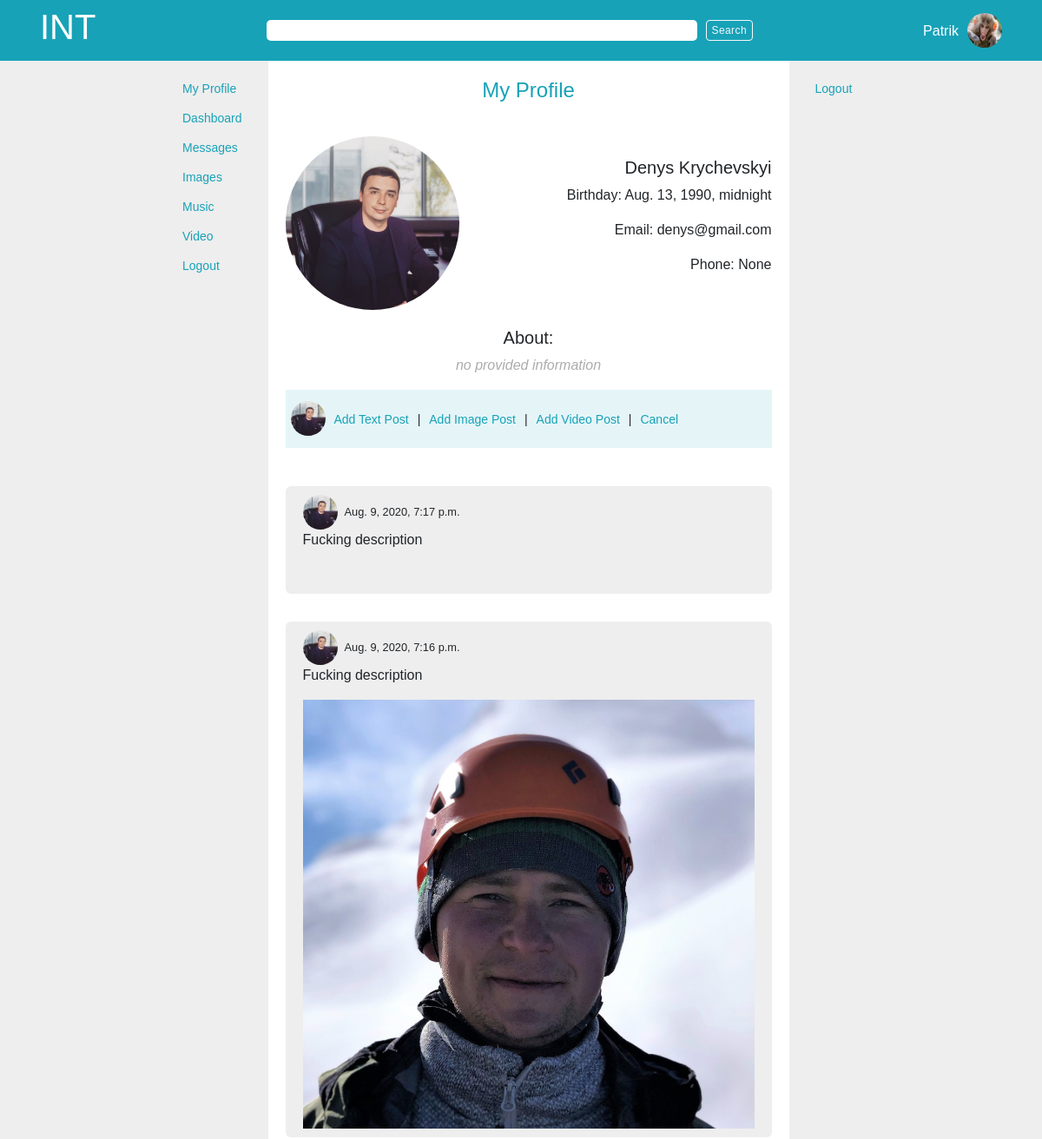
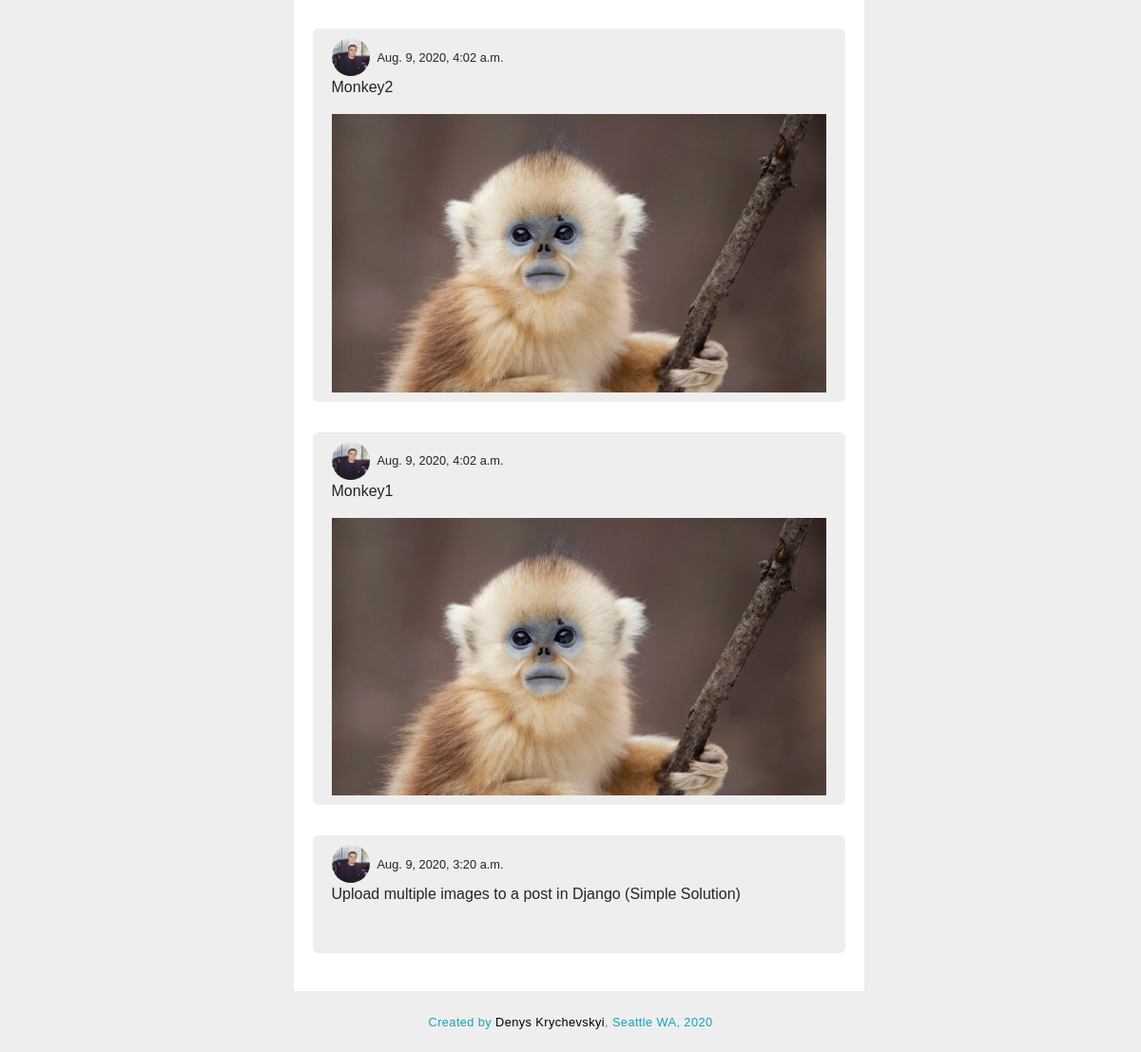
The app's page /user/4/profile (signed in) with its own data (2 pictures, top to bottom).
### app_one/models.py (models this page shows, shortened)
class User(models.Model):
    first_name = models.CharField(max_length = 255)
    last_name = models.CharField(max_length = 255)
    nickname = 	models.CharField(max_length = 50, blank=True, null = True)
    initials = 	models.CharField(max_length = 10, blank=True, null = True)
    birth_date = models.DateTimeField()
    avatar = models.ImageField(upload_to='avatars', default=None, blank=True, null = True)	#upload to avatars is a directory inside media directory, it will go like media/avatars
    email = models.TextField()
    phone_num = models.IntegerField(blank=True, null = True)
    about = models.TextField(blank=True, null = True)
    password = models.TextField()
    location = models.CharField(max_length = 255, blank=True, null = True)
    created_at = models.DateTimeField(auto_now_add = True)
    updated_at = models.DateTimeField(auto_now = True)
    objects = UserManager()

class Post(models.Model):
    title = models.CharField(max_length = 255, null = True, blank=True)
    content = models.TextField()
    post_image = models.ImageField(upload_to='post_images', default=None, blank=True, null = True)
    poster = models.ForeignKey(User, related_name = 'poster', on_delete=models.CASCADE)
    created_at = models.DateTimeField(auto_now_add = True)
    updated_at = models.DateTimeField(auto_now = True)
    objects = PostManager()

### app_one/views.py (the view)
# urls.py: path('user/<int:user_id>/profile', views.user_profile),
def user_profile(request, user_id):
    cur_user = User.objects.get(id=user_id)
    user_posts = cur_user.poster.all().order_by('-created_at')
    context = {
        'curr_user':User.objects.get(id=request.session['user_id']),
        'user':cur_user,
        'user_posts':user_posts
    }
    return render(request, 'profile.html', context)

### app_one/templates/profile.html (shortened to what this page needs)
{% load embed_video_tags %}
<!DOCTYPE html>
<html lang="en">
<head>
    {% include 'head.html' %}
</head>
<body>
    <div class="outer_container">
        {% include 'search.html' %}
        <div class="inner_container">
            <div class="inner">
                {% include 'navbar.html' %}
                <div class="main_container">
                    <div class="page_title_container">
                        <h4>My Profile</h4>
                    </div>
                    <div class="profile_page_container">
                        <div class="avatar_img">
                            <img src="{{ MEDIA_URL }}{{ user.avatar }}" alt="{{ post.poster.first_name}}'s avatar">
                            <div class="profile_info">
                                <h5>{{ user.first_name }} {{ user.last_name }}</h5>
                                <p>Birthday: {{ user.birth_date}}</p>
                                <p>Email: {{ user.email}}</p>
                                <p>Phone: {{ user.phone_num}}</p>
                            </div>
                        </div>
                        <div class="about_user">
                            <h5>About:</h5>
                            {% if len.user.about > 0 %}
                            <p>{{ user.about}}</p>
                            {% else %}
                            <p class="no_provided">no provided information</p>
                            {% endif %}
                        </div>
                        <div id="user_post_info">
                            <div class="avatar">
                                <img src="{{ MEDIA_URL }}{{ user.avatar }}" alt="{{ post.poster.first_name}}'s avatar">
                            </div>
                            <div class="which_form">
                                <p id ='text_post_btn'>Add Text Post</p>
                                <p class="devider"> | </p>
                                <p id ='image_post_btn'>Add Image Post</p>
                                <p class="devider"> | </p>
                                <p id ='video_post_btn'>Add Video Post</p>
                                <p class="devider"> | </p>
                                <p id ='cancel_post_btn'>Cancel</p>
                            </div>
                        </div>
                        <br>
                        {% for post in user_posts %}
                        <div class="post_container jumbotron jumbotron-fluid">
                            <div class="post_header">
                                <div class="avatar">
                                    <img class="avatar_big" src="{{ MEDIA_URL }}{{ post.poster.avatar }}" alt="{{ post.poster.first_name}}'s avatar">
                                </div>
                                <small class="ml-2">{{ post.created_at }}</small>
                            </div>
                            <p>{{ post.content }}</p>
                            <div class="post_image_container">
                                <img src="{{ MEDIA_URL }}{{ post.post_image }}" alt="{{post_image.name}}">
                            </div>
                        </div>
                        {% endfor %}
                    </div>
                </div>
                {% include 'sidebar.html' %}
            </div>
        </div>
    {% include 'footer.html' %}
    </div>
</body>
</html>

### app_one/templates/search.html
<div id="search_bar_container">
    <div id="search_bar">
        <div class="logo_container">
            <h1>INT</h1>
        </div>
        <div class="form_container">
            <form action="" method="post" class="form-inline">
                <input class="search_bar1" type="search" name="" id="">
                <button class="btn btn-outline-light search_bar1_btn" type="submit">Search</button>
            </form>
        </div>
        <div class="current_user_container">
            {% if request.session.user_id != null %}
            <p>{{ curr_user.first_name }}</p>
            <img src="{{ MEDIA_URL }}{{ curr_user.avatar }}" alt="avatar">
            {% endif %}
        </div>
    </div>
</div>

### app_one/static/css/style.css (style rules this page uses)
* { margin: 0; padding: 0; -webkit-box-sizing: border-box; box-sizing: border-box; font-family: Arial, Helvetica, sans-serif; }
.outer_container { width: 100%; height: 100%; min-height: 92vh; background-color: #eeeeee; }
#search_bar_container { width: 100%; height: 70px; background-color: #17a2b8; display: -webkit-box; display: -ms-flexbox; display: flex; -webkit-box-align: center; -ms-flex-align: center; align-items: center; -webkit-box-pack: justify; -ms-flex-pack: justify; justify-content: space-between; }
#search_bar_container .form_container .search_bar1 { outline: none; border: none; min-width: 31rem; border-radius: 5px; margin-right: 10px; }
#search_bar_container .form_container .search_bar1_btn { padding: 0; font-size: 12px; padding: 2px 6px; letter-spacing: 0.4px; }
#search_bar_container #search_bar { width: 94%; display: -webkit-box; display: -ms-flexbox; display: flex; -webkit-box-align: center; -ms-flex-align: center; align-items: center; -webkit-box-pack: justify; -ms-flex-pack: justify; justify-content: space-between; margin: auto; padding: 5px 10px; }
#search_bar_container #search_bar .logo_container { color: white; }
#search_bar_container #search_bar .current_user_container { display: -webkit-box; display: -ms-flexbox; display: flex; -webkit-box-align: center; -ms-flex-align: center; align-items: center; }
#search_bar_container #search_bar .current_user_container p { margin-right: 10px; padding-top: 18px; color: white; }
#search_bar_container #search_bar .current_user_container img { width: 40px; height: 40px; border-radius: 50%; }
.inner_container { width: 1000px; margin: auto; padding-left: 100px; min-height: 86vh; }
.inner_container .inner { display: -webkit-box; display: -ms-flexbox; display: flex; width: 700px; height: 100%; }
.main_container { background-color: white; width: 600px; min-width: 600px; margin: auto; }
.main_container .page_title_container { margin-top: 10px; padding: 10px; text-align: center; color: #17a2b8; font-weight: 900; }
.post_container { background-color: #eeeeee; border-radius: 6px; margin-top: 20px; padding: 10px 20px; }
.post_container .post_header { display: -webkit-box; display: -ms-flexbox; display: flex; -webkit-box-align: center; -ms-flex-align: center; align-items: center; }
.post_container .post_image_container { margin: 0; padding: 0; }
.post_container .post_image_container img { width: 100%; height: auto; margin: 0; padding: 0; }
.post_container:last-child { margin-bottom: 20px; }
.avatar > img { width: 40px; height: 40px; border-radius: 50%; }
.profile_page_container { padding: 20px; }
.profile_page_container .avatar_img { display: -webkit-box; display: -ms-flexbox; display: flex; -webkit-box-align: center; -ms-flex-align: center; align-items: center; -webkit-box-pack: justify; -ms-flex-pack: justify; justify-content: space-between; }
.profile_page_container .avatar_img img { width: 200px; height: 200px; border-radius: 50%; }
.profile_page_container .avatar_img .profile_info { text-align: right; }
.profile_page_container .about_user { margin-top: 20px; text-align: center; }
.no_provided { font-style: italic; color: #acacac; }
#user_post_info { display: -webkit-box; display: -ms-flexbox; display: flex; -webkit-box-align: center; -ms-flex-align: center; align-items: center; padding: 6px; background-color: #93d4de3d; }
.which_form { display: -webkit-box; display: -ms-flexbox; display: flex; font-size: 14px; margin-left: 10px; padding-top: 18px; }
.devider { margin: 0 10px; }
#text_post_btn, #image_post_btn, #video_post_btn, #cancel_post_btn { color: #17a2b8; cursor: pointer; }

### records on screen
User: first_name "Patrik", avatar (picture)
User: avatar (picture), first_name "Denys", last_name "Krychevskyi", birth_date "Aug. 13, 1990, midnight", email "denys@gmail.com", phone_num "None"
Post: poster.avatar (picture), created_at "Aug. 9, 2020, 7:17 p.m.", content "Fucking description"
Post: poster.avatar (picture), created_at "Aug. 9, 2020, 7:16 p.m.", content "Fucking description", post_image (picture)
Post: poster.avatar (picture), created_at "Aug. 9, 2020, 4:02 a.m.", content "Monkey2", post_image (picture)
Post: poster.avatar (picture), created_at "Aug. 9, 2020, 4:02 a.m.", content "Monkey1", post_image (picture)
Post: poster.avatar (picture), created_at "Aug. 9, 2020, 3:20 a.m.", content "Upload multiple images to a post in Django (Simple Solution)"
